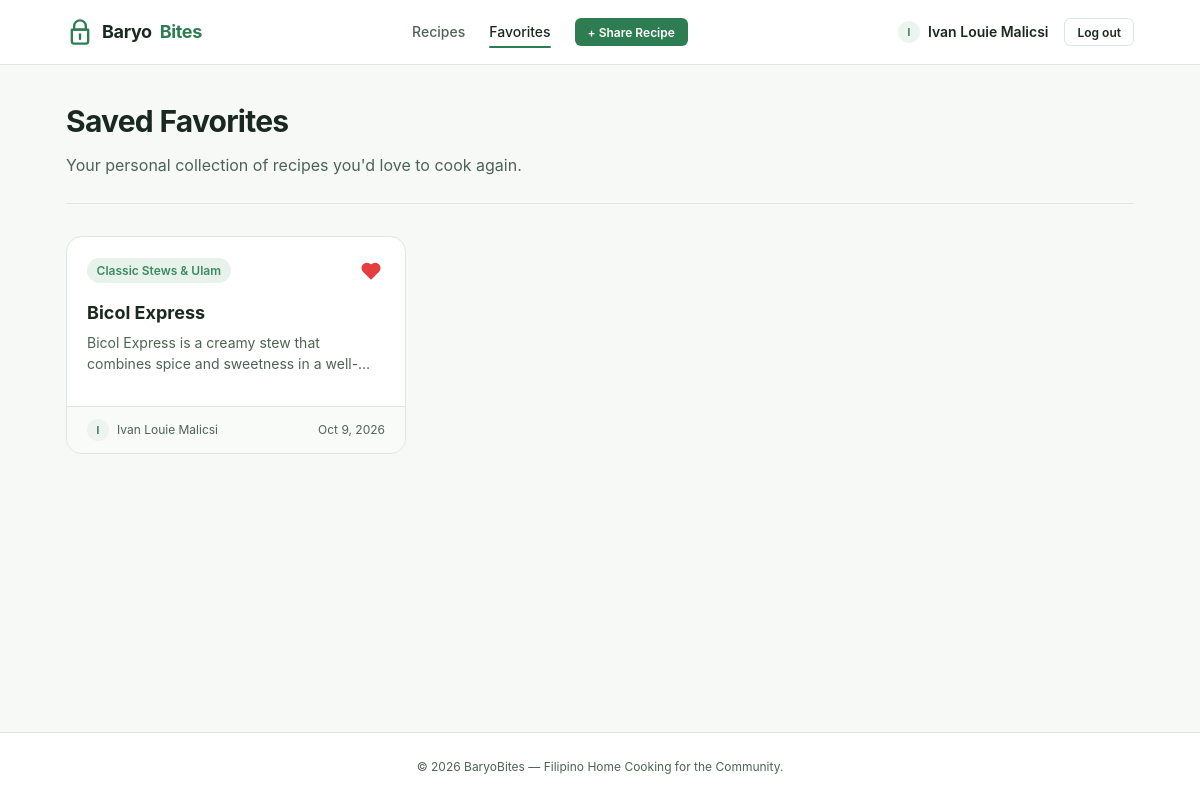
The page /favorites.php (signed in) on the database its author committed.
### tables this page shows
CREATE TABLE `recipes` (
  `id` int(11) NOT NULL AUTO_INCREMENT,
  `user_id` int(11) NOT NULL,
  `category_id` int(11) NOT NULL,
  `title` varchar(255) NOT NULL,
  `description` varchar(255) NOT NULL,
  `steps` text NOT NULL,
  `created_at` datetime NOT NULL,
  `updated_at` datetime DEFAULT NULL,
  PRIMARY KEY (`id`),
  KEY `user_id` (`user_id`),
  KEY `category_id` (`category_id`)
);

CREATE TABLE `users` (
  `id` int(11) NOT NULL AUTO_INCREMENT,
  `first_name` varchar(255) NOT NULL,
  `last_name` varchar(255) NOT NULL,
  `email` varchar(255) NOT NULL,
  `password` varchar(255) NOT NULL,
  `created_at` datetime NOT NULL DEFAULT current_timestamp() ON UPDATE current_timestamp(),
  PRIMARY KEY (`id`),
  UNIQUE KEY `unique_email` (`email`)
);

CREATE TABLE `categories` (
  `id` int(11) NOT NULL AUTO_INCREMENT,
  `name` varchar(255) NOT NULL,
  PRIMARY KEY (`id`)
);

### classes/Favorite.php (called while the page is built, shortened)
<?php
class Favorite {
    private PDO $pdo;
    public function __construct(PDO $pdo) {
        $this->pdo = $pdo;
    }
    public function getUserFavorites(int $userId): array {
        $sql = "
            SELECT r.*, c.name AS category_name, u.first_name, u.last_name
            FROM favorites f
            JOIN recipes r ON f.recipe_id = r.id
            JOIN categories c ON r.category_id = c.id
            JOIN users u ON r.user_id = u.id
            WHERE f.user_id = ?
            ORDER BY f.created_at DESC
        ";
        $stmt = $this->pdo->prepare($sql);
        $stmt->execute([$userId]);
        return $stmt->fetchAll();
    }
}

### classes/Auth.php (called while the page is built, shortened)
<?php
class Auth {
    public static function id(): ?int {
        return isset($_SESSION['user']['id']) ? (int)$_SESSION['user']['id'] : null;
    }
}

### includes/helpers.php (called while the page is built, shortened)
<?php
function e(?string $value): string {
    return htmlspecialchars($value ?? '', ENT_QUOTES, 'UTF-8');
}

### favorites.php (the view, shortened to what this page needs)
<?php
require_once 'db.php';
require_once 'includes/helpers.php';
require_once 'classes/Auth.php';
require_once 'classes/Favorite.php';
$favoriteModel = new Favorite($pdo);
$favoriteRecipes = $favoriteModel->getUserFavorites(Auth::id());
require_once 'includes/header.php';
?>
<div class="hero">
  <h1 class="hero-title">Saved Favorites</h1>
  <p class="hero-subtitle">Your personal collection of recipes you'd love to cook again.</p>
</div>
<?php if (empty($favoriteRecipes)): ?>
  <div class="empty-state">
    <h3>No Favorites Saved Yet</h3>
    <p>You haven't saved any recipes to your personal collection yet.</p>
    <a href="index.php" class="btn btn-primary btn-sm">Browse Community Recipes</a>
  </div>
<?php else: ?>
  <div class="recipe-grid">
    <?php foreach ($favoriteRecipes as $r): ?>
      <article class="recipe-card">
        <div class="card-top">
          <span class="card-badge"><?php echo e($r['category_name']); ?></span>
          <button type="button" class="btn-favorite active" data-recipe-id="<?php echo $r['id']; ?>" title="Remove from Favorites">
            <svg width="20" height="20" viewBox="0 0 24 24" fill="currentColor" stroke="currentColor" stroke-width="2" stroke-linecap="round" stroke-linejoin="round">
              <path d="M20.84 4.61a5.5 5.5 0 0 0-7.78 0L12 5.67l-1.06-1.06a5.5 5.5 0 0 0-7.78 7.78l1.06 1.06L12 21.23l7.78-7.78 1.06-1.06a5.5 5.5 0 0 0 0-7.78z"></path>
            </svg>
          </button>
        </div>
        <div class="card-body">
          <h2 class="card-title">
            <a href="recipe-view.php?id=<?php echo $r['id']; ?>">
              <?php echo e($r['title']); ?>
            </a>
          </h2>
          <p class="card-desc"><?php echo e($r['description']); ?></p>
        </div>
        <div class="card-footer">
          <div class="card-author">
            <span class="author-avatar"><?php echo strtoupper(substr($r['first_name'] ?? 'U', 0, 1)); ?></span>
            <span><?php echo e(trim(($r['first_name'] ?? '') . ' ' . ($r['last_name'] ?? '')) ?: 'Home Cook'); ?></span>
          </div>
          <span><?php echo date('M j, Y', strtotime($r['created_at'])); ?></span>
        </div>
      </article>
    <?php endforeach; ?>
  </div>
<?php endif; ?>
<?php require_once 'includes/footer.php'; ?>

### includes/header.php (shortened to what this page needs)
<?php
$currentUser = $_SESSION['user'] ?? null;
$currentUri = basename($_SERVER['PHP_SELF'] ?? 'index.php');
$displayName = '';
$avatarLetter = 'U';
if (!empty($currentUser)) {
    $displayName = trim(($currentUser['first_name'] ?? '') . ' ' . ($currentUser['last_name'] ?? ''));
    $avatarLetter = strtoupper(substr($currentUser['first_name'] ?? ($currentUser['email'] ?? 'U'), 0, 1));
}
?>
<!DOCTYPE html>
<html lang="en">
<head>
  <link rel="stylesheet" href="assets/css/style.css">
</head>
<body>
<header class="navbar">
  <div class="container navbar-inner">
    <a href="index.php" class="brand">
      <svg class="brand-icon" viewBox="0 0 24 24" fill="none" stroke="currentColor" stroke-width="2" stroke-linecap="round" stroke-linejoin="round">
        <path d="M12 2a5 5 0 0 1 5 5v3H7V7a5 5 0 0 1 5-5z"></path>
        <path d="M5 10h14v10a2 2 0 0 1-2 2H7a2 2 0 0 1-2-2V10z"></path>
        <line x1="12" y1="14" x2="12" y2="18"></line>
      </svg>
      Baryo<span>Bites</span>
    </a>
    <nav>
      <ul class="nav-links">
        <li>
          <a href="index.php" class="nav-link <?php echo $currentUri === 'index.php' ? 'active' : ''; ?>">
            Recipes
          </a>
        </li>
        <li>
          <a href="favorites.php" class="nav-link <?php echo $currentUri === 'favorites.php' ? 'active' : ''; ?>">
            Favorites
          </a>
        </li>
        <li>
          <a href="recipe-create.php" class="btn btn-primary btn-sm">
            + Share Recipe
          </a>
        </li>
      </ul>
    </nav>
    <div class="nav-user">
      <?php if (!empty($currentUser)): ?>
        <div class="user-badge">
          <span class="author-avatar"><?php echo htmlspecialchars($avatarLetter); ?></span>
          <strong><?php echo htmlspecialchars($displayName); ?></strong>
        </div>
        <a href="logout.php" class="btn btn-outline btn-sm">Log out</a>
      <?php else: ?>
        <a href="login.php" class="btn btn-outline btn-sm">Log in</a>
        <a href="register.php" class="btn btn-primary btn-sm">Register</a>
      <?php endif; ?>
    </div>
  </div>
</header>
<main class="main-content">
  <div class="container">

### rows shown on the page
recipes: user.first_name "I", user.last_name "Ivan Louie Malicsi", category.name "Classic Stews & Ulam", title "Bicol Express", description "Bicol Express is a creamy stew that combines spice and sweetness in…", created_at "Oct 9, 2026"
